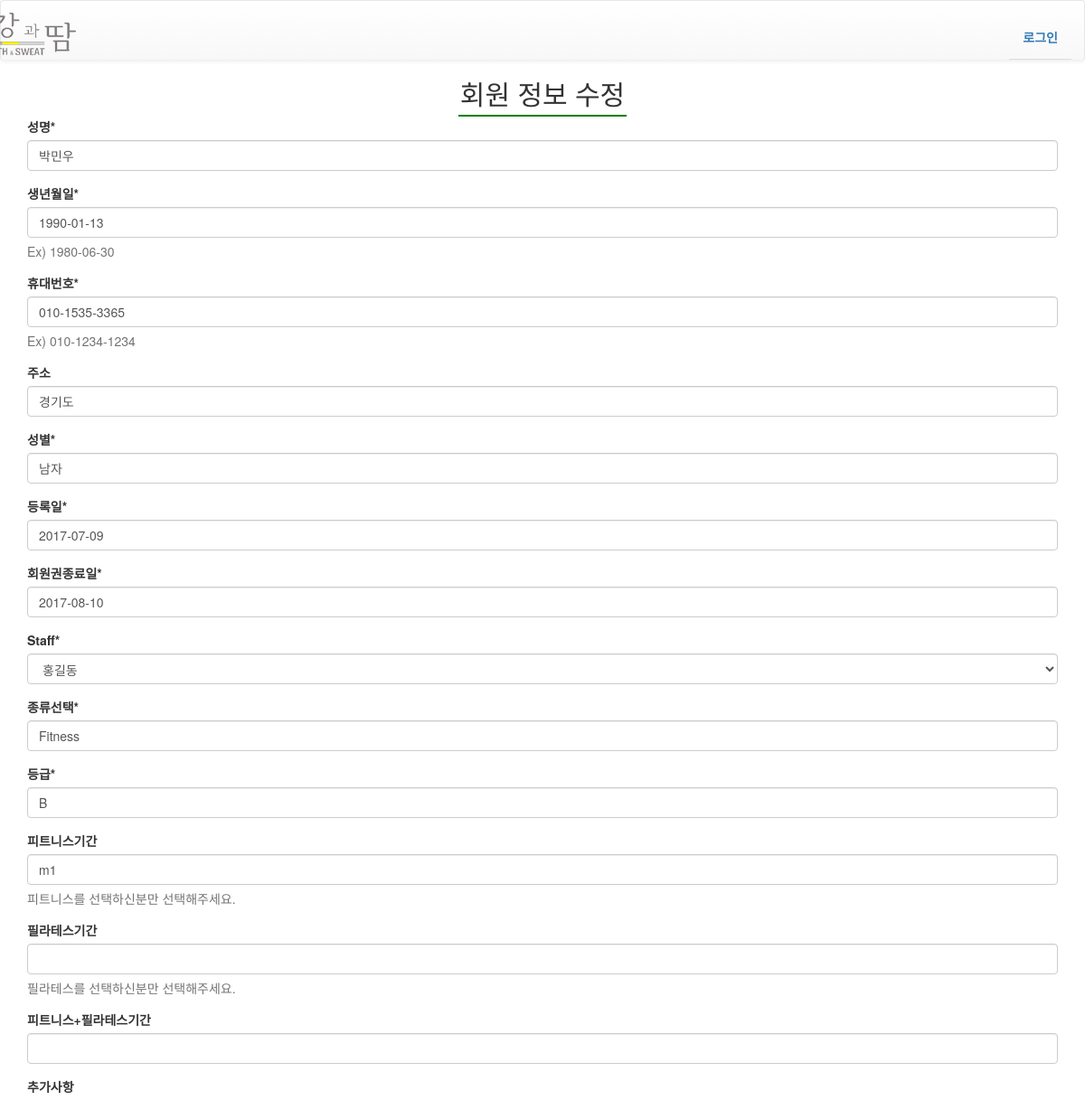
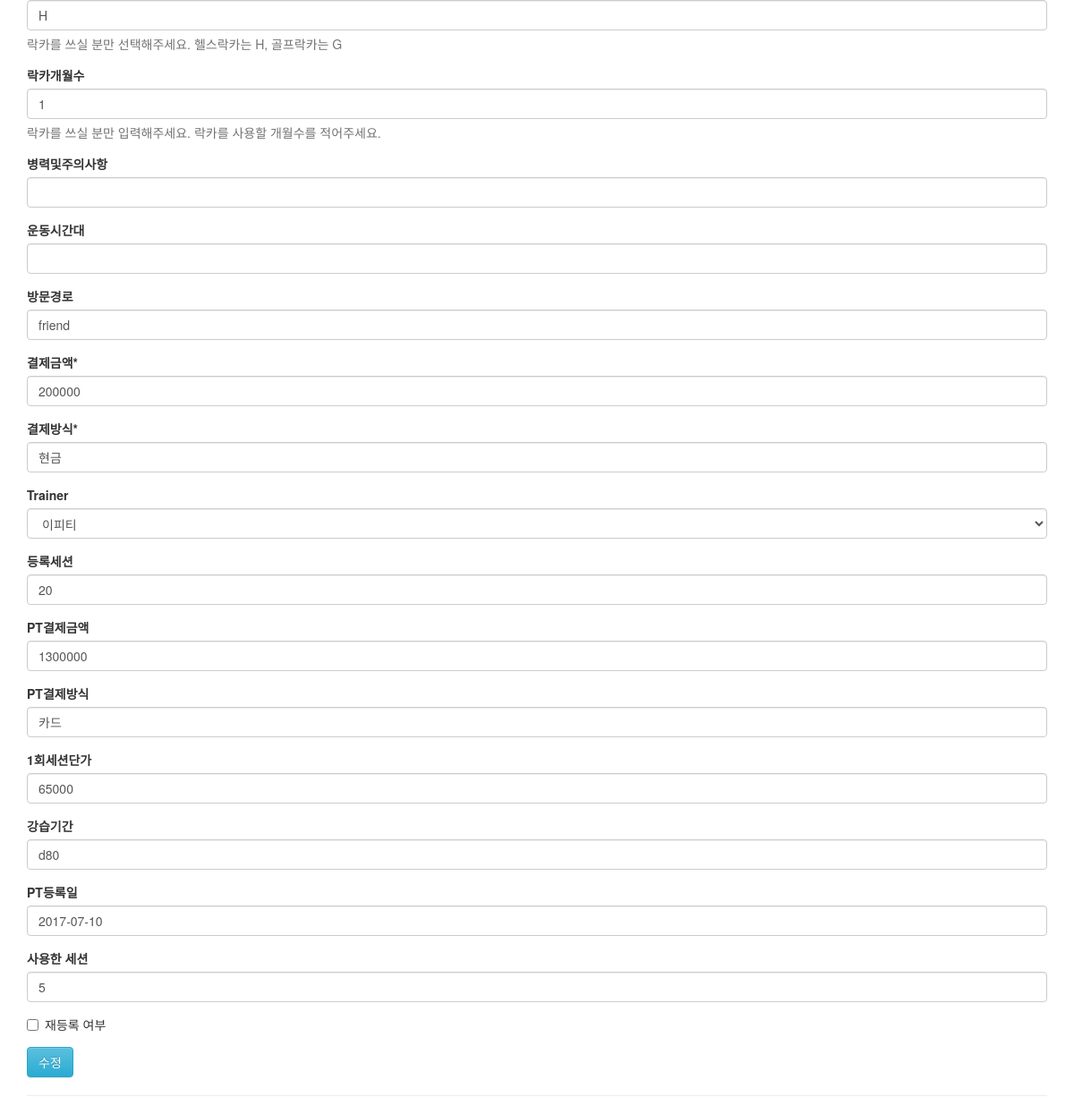
The app's page /management/member_management/edit_member/1/, older data (2 pictures, top to bottom).
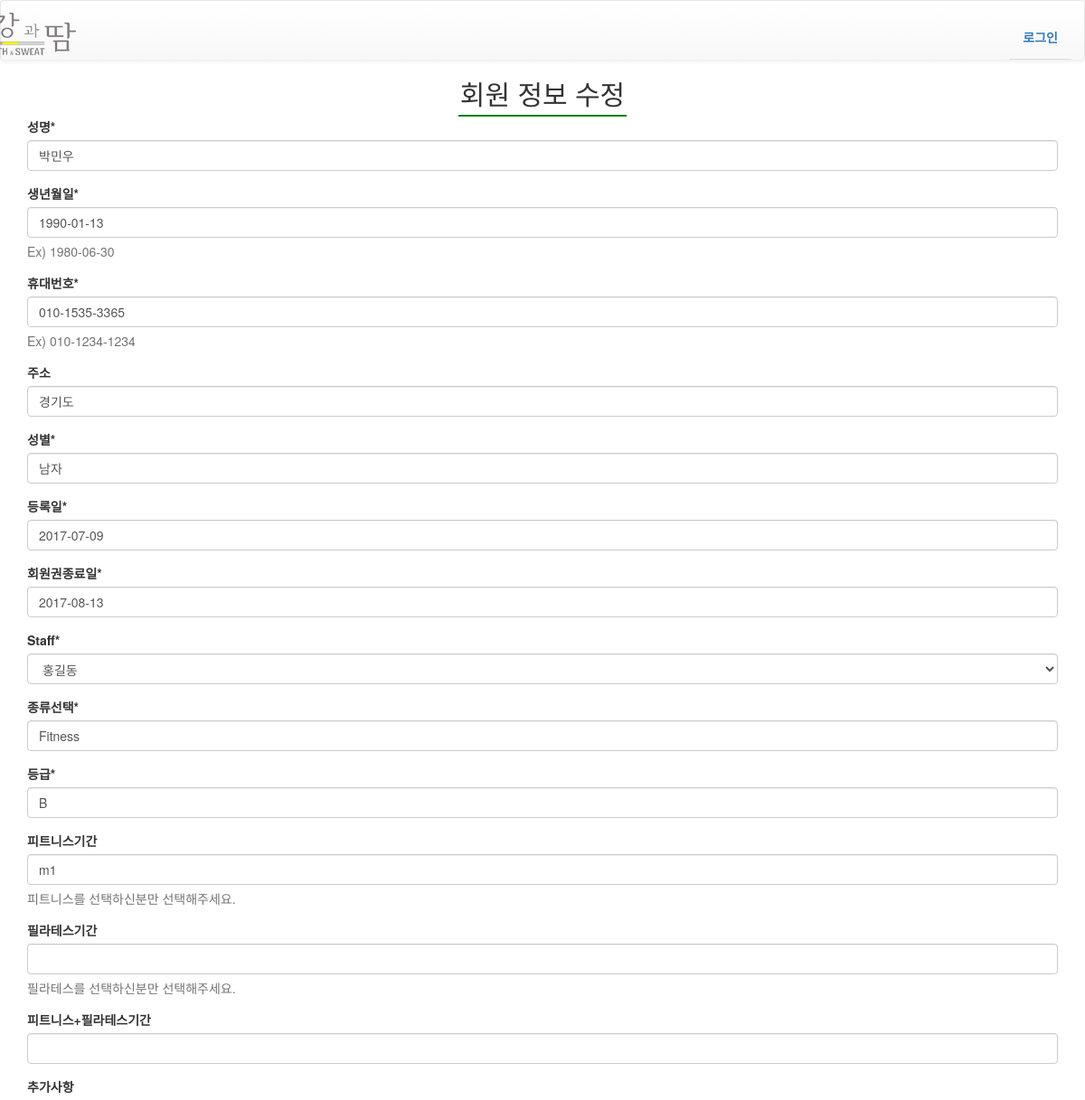
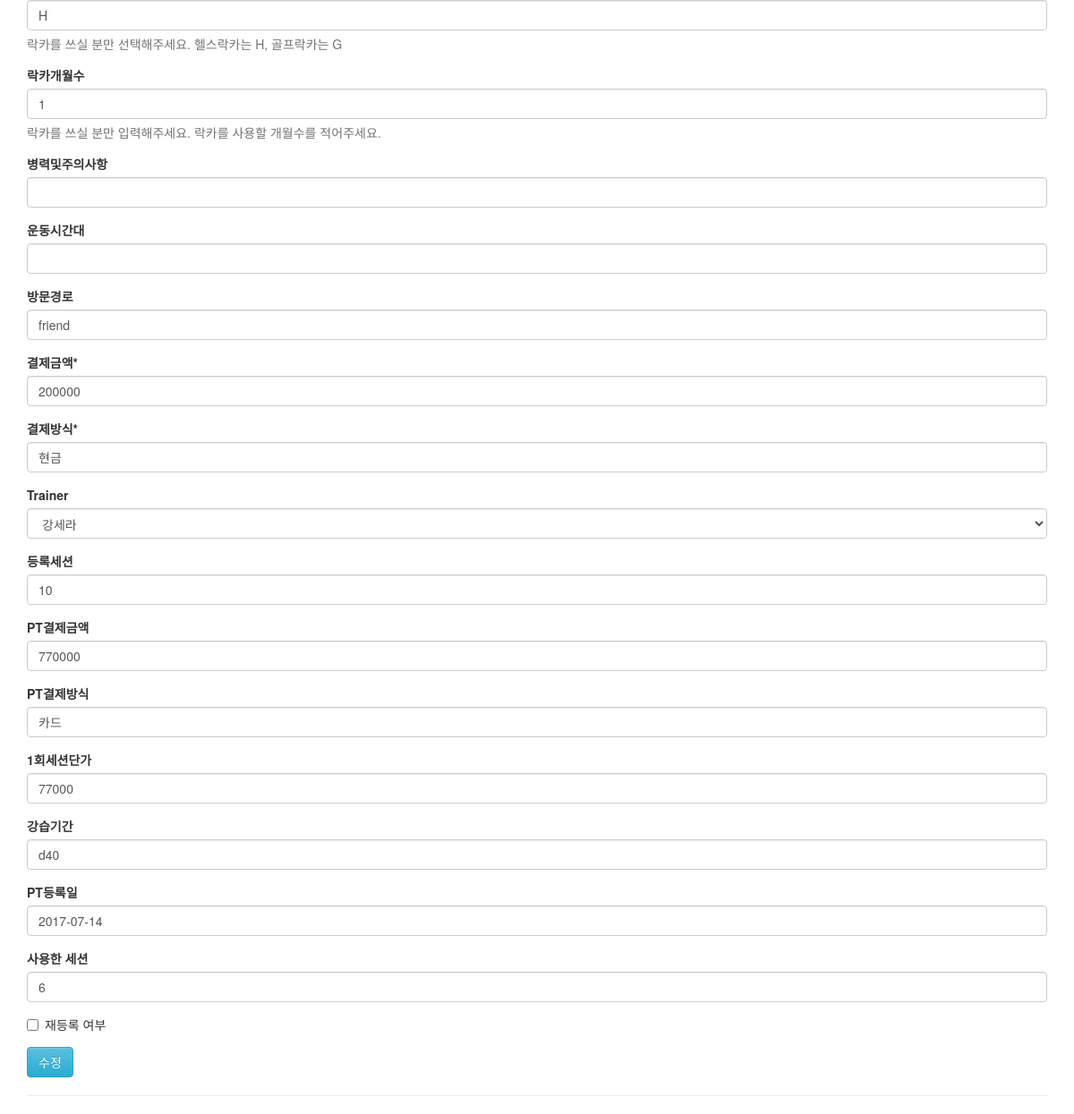
The same page, newer data (2 pictures, top to bottom).
### staff/models.py (models this page shows, shortened)
class Member(models.Model):
    SEX_CHOICES = (
        ('M','남자'),
        ('F','여자'),
    )
    name = models.CharField(max_length=24, verbose_name='성명')
    birth = models.DateField(null=True,help_text='Ex) 1980-06-30',verbose_name='생년월일')
    phone_regex = RegexValidator(regex=r'^\d{2,3}-\d{3,4}-\d{4}$', message="휴대폰 양식으로 써주세요.")
    phone_num = models.CharField(validators=[phone_regex], max_length=32, null=True, help_text='Ex) 010-1234-1234',verbose_name='휴대번호')
    address = models.CharField(max_length=64,blank=True, null=True,verbose_name='주소')
    sex = models.CharField(max_length=12,verbose_name='성별',null=True)
    start_date = models.DateField(default=timezone.now, verbose_name='등록일')
    end_date = models.DateField(default=(datetime.now() + timedelta(days=30)), verbose_name='회원권종료일')
    staff = models.ForeignKey(settings.AUTH_USER_MODEL, null=True, related_name='members', on_delete=models.SET_NULL)
    type_choice = models.CharField(max_length=12,default='피트니스',verbose_name='종류선택')
    rating = models.CharField(max_length=12, default='Bronze',verbose_name='등급')
    period_fitness = models.CharField(max_length=12,null=True, blank=True,verbose_name='피트니스기간', help_text='피트니스를 선택하신분만 선택해주세요.')
    period_pilates = models.CharField(max_length=12, null=True, blank=True,verbose_name='필라테스기간', help_text='필라테스를 선택하신분만 선택해주세요.')
    period_both = models.CharField(max_length=12, null=True, blank=True, verbose_name="피트니스+필라테스기간")
    locker=models.CharField(max_length=12,blank=True,null=True,verbose_name='추가사항', help_text='락카를 쓰실 분만 선택해주세요. 헬스락카는 H, 골프락카는 G')
    period_locker=models.IntegerField(null=True,blank=True, verbose_name='락카개월수', help_text='락카를 쓰실 분만 입력해주세요. 락카를 사용할 개월수를 적어주세요.')
    cautions = models.CharField(max_length=128,blank=True,verbose_name='병력및주의사항')
    exercise_time = models.CharField(max_length=12, blank=True,verbose_name='운동시간대')
    visit_path = models.CharField(max_length=12, blank=True,verbose_name='방문경로')
    payment_amount = models.DecimalField(max_digits=10,decimal_places=0, default=0 ,verbose_name='결제금액')
    payment_method = models.CharField(max_length=12,default='카드',verbose_name='결제방식')
    SESSION_CHOICES = (
        ('10세션/60일','10세션/60일'),
        ('20세션/90일','20세션/90일'),
    )
    Trainer = models.ForeignKey(settings.AUTH_USER_MODEL, null=True, blank=True, related_name='PT_members', on_delete=models.SET_NULL)
    registered_session = models.CharField(max_length=24, null=True, blank=True,verbose_name='등록세션')
    PT_payment_amount = models.DecimalField(max_digits=10, decimal_places=0, null=True, blank=True, default=0,verbose_name='PT결제금액')
    PT_payment_method = models.CharField(max_length=12, null=True, blank=True ,verbose_name='PT결제방식')
    unitprice = models.DecimalField(max_digits=10, decimal_places=0, blank=True, null=True, verbose_name='1회세션단가')
    period_PT = models.CharField(max_length=12,blank=True, null=True,verbose_name='강습기간')
    registered_date = models.DateField(default=timezone.now, null=True, blank=True, verbose_name='PT등록일')
    used_session = models.IntegerField(blank=True, null=True, default=0, verbose_name='사용한 세션')
    re_registered = models.BooleanField(blank=True, default=False, verbose_name='재등록 여부')

### management/views.py (the view)
# urls.py: url(r'^member_management/edit_member/(?P<member_id>\d+)/$', views.edit_member, name="edit_member"),
def edit_member(request, member_id):
    member = Member.objects.get(id=member_id)
    if request.method == 'POST':
        form = EditForm(request.POST or None, instance=member)
        if form.is_valid():
            form.save()
            return redirect('management:member_management')
    else:
        form = EditForm(instance=member)
    return render(request,'management/edit_member.html', {'form':form} )

### management/forms.py
class EditForm(forms.ModelForm):
    class Meta:
        model = Member
        fields= '__all__'

### management/templates/management/edit_member.html (shortened to what this page needs)
{% extends "navbar.html" %}
{% load crispy_forms_tags %}
{% block content %}
<h2 class="text-center"><span class="header">회원 정보 수정</span></h2>
<div class="container">
    <form method="POST">
        {{ form | crispy}}
        <button type="submit" class="btn btn-info">수정</button>
        <hr/>
    </form>
</div>
{% endblock %}

Row changes from the older to the newer data that the page shows:
changed Member "박민우": end_date "2017-08-10" → "2017-08-13"; Trainer "이피티" → "강세라"; registered_session "20" → "10"; PT_payment_amount "1300000" → "770000"; unitprice "65000" → "77000"; period_PT "d80" → "d40"; registered_date "2017-07-10" → "2017-07-14"; used_session "5" → "6"
